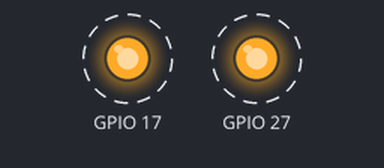
A program run on a simulated Raspberry Pi (BCM pin numbers). On the bench: output pins drawn as LEDs (lit = HIGH). Dashed ring = blinking. What the program prints to the terminal is not drawn.

Above: at 0.5 s.
Timing chart, 0 to 4.6 s (numbered marks = the images above):
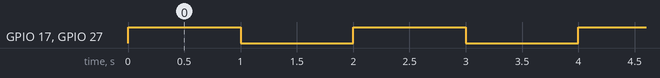

The program:

3_blink_forever.py
```python
#!/usr/bin/python

from time import sleep #import sleep from the time library
import RPi.GPIO as GPIO #import GPIO library

GPIO.setmode(GPIO.BCM) #set pin numbering system to BCM

GPIO.setup(17, GPIO.OUT) #set GPIO17 as an output (LED)
GPIO.setup(27, GPIO.OUT) #set GPIO27 as an output (LED)

print "Ctrl+C to stop"

while True:
    print "Lights ON"
    GPIO.output(17, GPIO.HIGH)
    GPIO.output(27, GPIO.HIGH)
    sleep(1)

    print "Lights OFF"
    GPIO.output(17, GPIO.LOW)
    GPIO.output(27, GPIO.LOW)
    sleep(1)

GPIO.cleanup()
```

Measured:
- by itself, GPIO 17, GPIO 27: alternates HIGH for 1.0 s and LOW for 1.0 s
